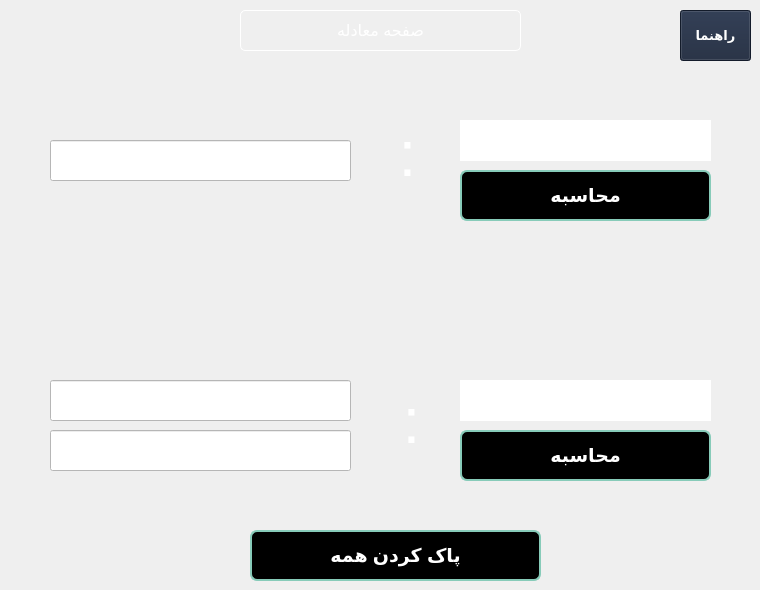
         <widget class="QWidget" name="page_moadele_2">
          <widget class="QLineEdit" name="lineEdit_49">
           <property name="geometry">
            <rect>
             <x>50</x>
             <y>140</y>
             <width>301</width>
             <height>41</height>
            </rect>
           </property>
           <property name="font">
            <font>
             <pointsize>14</pointsize>
            </font>
           </property>
           <property name="styleSheet">
            <string notr="true">background-color: rgb(255, 255, 255);</string>
           </property>
           <property name="text">
            <string/>
           </property>
          </widget>
          <widget class="QLabel" name="label_217">
           <property name="geometry">
            <rect>
             <x>362</x>
             <y>113</y>
             <width>91</width>
             <height>81</height>
            </rect>
           </property>
           <property name="font">
            <font>
             <pointsize>48</pointsize>
            </font>
           </property>
           <property name="styleSheet">
            <string notr="true">color: rgb(255, 255, 255);</string>
           </property>
           <property name="text">
            <string>:</string>
           </property>
           <property name="alignment">
            <set>Qt::AlignCenter</set>
           </property>
          </widget>
          <widget class="QLabel" name="label_218">
           <property name="geometry">
            <rect>
             <x>460</x>
             <y>120</y>
             <width>251</width>
             <height>41</height>
            </rect>
           </property>
           <property name="font">
            <font>
             <pointsize>14</pointsize>
            </font>
           </property>
           <property name="styleSheet">
            <string notr="true">background-color: rgb(255, 255, 255);</string>
           </property>
           <property name="text">
            <string/>
           </property>
          </widget>
          <widget class="QPushButton" name="pushButton_66">
           <property name="geometry">
            <rect>
             <x>460</x>
             <y>170</y>
             <width>251</width>
             <height>51</height>
            </rect>
           </property>
           <property name="font">
            <font>
             <pointsize>14</pointsize>
             <weight>75</weight>
             <bold>true</bold>
            </font>
           </property>
           <property name="styleSheet">
            <string notr="true">#pushButton_66{
background-color:rgb(0, 0, 0);
color: rgb(255, 255, 255);
border-radius: 7px;
border:2px solid #87CBB9;
}
#pushButton_66:hover{
background-color: #fff;
color:#000000;
}</string>
           </property>
           <property name="text">
            <string>محاسبه</string>
           </property>
          </widget>
          <widget class="QLineEdit" name="lineEdit_50">
           <property name="geometry">
            <rect>
             <x>50</x>
             <y>380</y>
             <width>301</width>
             <height>41</height>
            </rect>
           </property>
           <property name="font">
            <font>
             <pointsize>14</pointsize>
            </font>
           </property>
           <property name="styleSheet">
            <string notr="true">background-color: rgb(255, 255, 255);</string>
           </property>
           <property name="text">
            <string/>
           </property>
          </widget>
          <widget class="QLineEdit" name="lineEdit_51">
           <property name="geometry">
            <rect>
             <x>50</x>
             <y>430</y>
             <width>301</width>
             <height>41</height>
            </rect>
           </property>
           <property name="font">
            <font>
             <pointsize>14</pointsize>
            </font>
           </property>
           <property name="styleSheet">
            <string notr="true">background-color: rgb(255, 255, 255);</string>
           </property>
           <property name="text">
            <string/>
           </property>
          </widget>
          <widget class="QLabel" name="label_219">
           <property name="geometry">
            <rect>
             <x>386</x>
             <y>380</y>
             <width>51</width>
             <height>81</height>
            </rect>
           </property>
           <property name="font">
            <font>
             <pointsize>48</pointsize>
            </font>
           </property>
           <property name="styleSheet">
            <string notr="true">color: rgb(255, 255, 255);</string>
           </property>
           <property name="text">
            <string>:</string>
           </property>
           <property name="alignment">
            <set>Qt::AlignCenter</set>
           </property>
          </widget>
          <widget class="QLabel" name="label_220">
           <property name="geometry">
            <rect>
             <x>460</x>
             <y>380</y>
             <width>251</width>
             <height>41</height>
            </rect>
           </property>
           <property name="font">
            <font>
             <pointsize>14</pointsize>
            </font>
           </property>
           <property name="styleSheet">
            <string notr="true">background-color: rgb(255, 255, 255);</string>
           </property>
           <property name="text">
            <string/>
           </property>
          </widget>
          <widget class="QPushButton" name="pushButton_67">
           <property name="geometry">
            <rect>
             <x>460</x>
             <y>430</y>
             <width>251</width>
             <height>51</height>
            </rect>
           </property>
           <property name="font">
            <font>
             <pointsize>14</pointsize>
             <weight>75</weight>
             <bold>true</bold>
            </font>
           </property>
           <property name="styleSheet">
            <string notr="true">#pushButton_67{
background-color:rgb(0, 0, 0);
color: rgb(255, 255, 255);
border:2px solid #87CBB9;
border-radius: 7px;
}
#pushButton_67:hover{
background-color: #fff;
color:#000000;
}</string>
           </property>
           <property name="text">
            <string>محاسبه</string>
           </property>
          </widget>
          <widget class="QPushButton" name="pushButton_68">
           <property name="geometry">
            <rect>
             <x>250</x>
             <y>530</y>
             <width>291</width>
             <height>51</height>
            </rect>
           </property>
           <property name="font">
            <font>
             <pointsize>14</pointsize>
             <weight>75</weight>
             <bold>true</bold>
            </font>
           </property>
           <property name="styleSheet">
            <string notr="true">#pushButton_68{
background-color:rgb(0, 0, 0);
color: rgb(255, 255, 255);
border:2px solid #87CBB9;
border-radius: 7px;

}
#pushButton_68:hover{
background-color: #fff;
color:#000000;
}</string>
           </property>
           <property name="text">
            <string>پاک کردن همه</string>
           </property>
          </widget>
          <widget class="QPushButton" name="pushButton_6">
           <property name="geometry">
            <rect>
             <x>680</x>
             <y>10</y>
             <width>71</width>
             <height>51</height>
            </rect>
           </property>
           <property name="font">
            <font>
             <pointsize>10</pointsize>
             <weight>75</weight>
             <bold>true</bold>
            </font>
           </property>
           <property name="styleSheet">
            <string notr="true">color:rgb(255, 255, 255);
background-color:#1B263B;</string>
           </property>
           <property name="text">
            <string>راهنما</string>
           </property>
          </widget>
          <widget class="QLabel" name="label_209">
           <property name="geometry">
            <rect>
             <x>240</x>
             <y>10</y>
             <width>281</width>
             <height>41</height>
            </rect>
           </property>
           <property name="styleSheet">
            <string notr="true">color :#fff;
font : 12pt;
border-radius: 5px;
border:1px solid #fff;
</string>
           </property>
           <property name="text">
            <string>صفحه معادله</string>
           </property>
           <property name="alignment">
            <set>Qt::AlignCenter</set>
           </property>
          </widget>
          <widget class="QPushButton" name="pushButton_76">
           <property name="geometry">
            <rect>
             <x>0</x>
             <y>10</y>
             <width>51</width>
             <height>51</height>
            </rect>
           </property>
           <property name="cursor">
            <cursorShape>PointingHandCursor</cursorShape>
           </property>
           <property name="styleSheet">
            <string notr="true">border:none;
color:rgb(255, 255, 255)</string>
           </property>
           <property name="text">
            <string/>
           </property>
           <property name="icon">
            <iconset>
             <normaloff>:/Downloads/icons8-back-48.png</normaloff>:/Downloads/icons8-back-48.png</iconset>
           </property>
           <property name="iconSize">
            <size>
             <width>30</width>
             <height>30</height>
            </size>
           </property>
          </widget>
         </widget>
